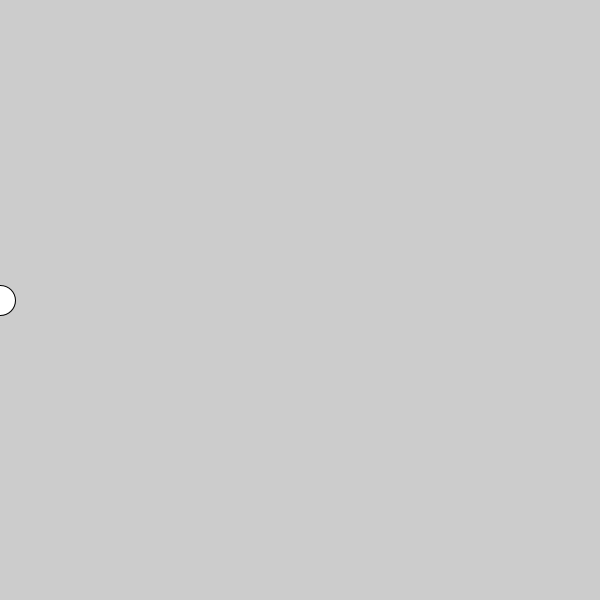
Frame 1 (no input)
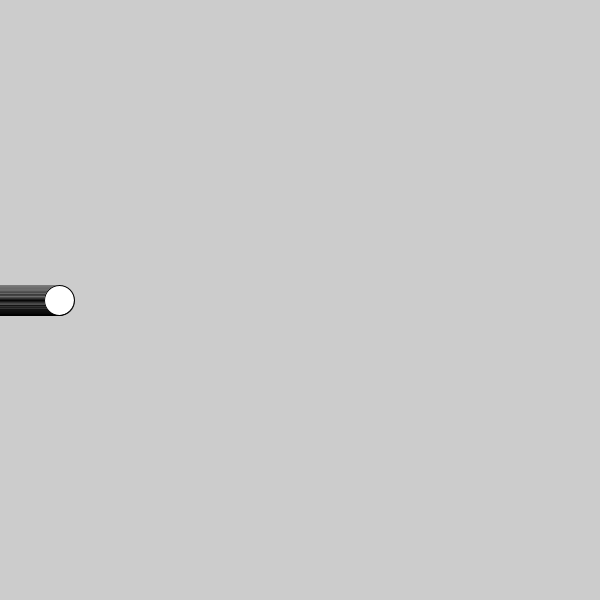
Frame 60 (the mouse pressed at the canvas centre just before this capture)
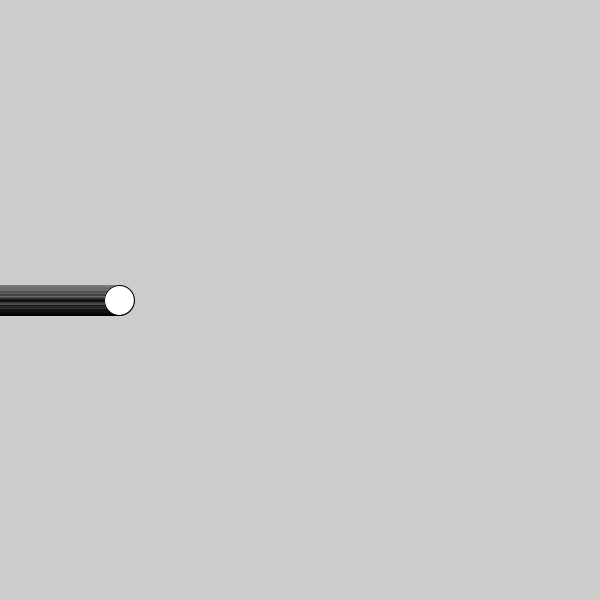
Frame 120 (the mouse held since frame 60 and released just before this capture)

The Processing sketch that drew these frames (run headless with seeded random() and noise(); from frame 60 on, the mouse is pressed at the canvas centre):

// Processing sketch: ejemplo5
// ── ejemplo5.pde
int  valor;
void setup(){
  size(600,600);
  valor=0;
}

void draw(){
  ellipse(valor,height/2,30,30);
  valor=valor+1;
}

void keyReleased(){
  valor=0;
}
